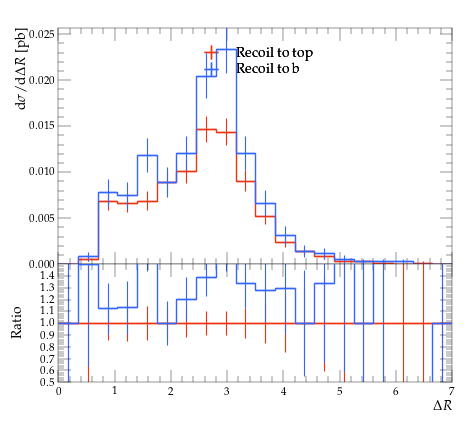

This chart was generated by the following Python code:
#! /usr/bin/env python

# This Python script was auto-generated using YODA v2.0.2.
# Analysis object: /MC_TTBAR/onelep_jetb_1_jetl_1_dR
# Timestamp: 31-07-2026 (12:23:22)

import matplotlib as mpl
import matplotlib.pyplot as plt
mpl.use('Agg') # comment out for interactive use
import os
import numpy as np

plotDir = os.path.split(os.path.realpath(__file__))[0]
if 'YODA_USER_PLOT_PATH' in globals():
    plot_outdir = globals()['YODA_USER_PLOT_PATH']
else:
    plot_outdir = plotDir

#plot style
plt.style.use(os.path.join(plotDir, '../default.mplstyle'))
# plot metadata
figW, figH = plt.rcParams['figure.figsize']
ax_xLabel = r'$\Delta R$'
ax_yLabel = r'$\mathrm{d}\sigma/\mathrm{d}\Delta R$ [pb]'
ax_title  = r''
ax_xScale = 'linear'
ax_yScale = 'linear'
xLims = (0.0, 7.0)
yLims = (0.0, 0.025709497)

# TeX-friendly labels for the legend
labels = {
    'legend' : ([ r"Recoil to top", r"Recoil to b" ], r""),
}

# Adjust canvas width and height
canvasW = 10.0
canvasH = 9.0
figW *= canvasW/10.
figH *= canvasH/9.

# Create figure and axis objects
fig, (ax, ratio0_ax) = plt.subplots(2, 1, sharex=True,
                  figsize=(figW,figH), gridspec_kw={'height_ratios': (6.0, 3.0)})

# Set figure margins
plt.subplots_adjust(
    left   = 1.0 * plt.rcParams['figure.subplot.left'],
    right  = 1.0 * plt.rcParams['figure.subplot.right'],
    top    = 1.0 * plt.rcParams['figure.subplot.top'],
    bottom = 1.0 * plt.rcParams['figure.subplot.bottom'])

ratio0_ax.yaxis.set_major_locator(mpl.ticker.MultipleLocator(0.1))
ratio0_ax.set_ylim(0.5, 1.4999)
ratio0_ax.set_ylabel('Ratio')

# the numerical data is stored in a separate file
dataf = dict()
prefix = os.path.split(__file__)[0]
if prefix:    prefix = prefix + '/'
exec(open(prefix+'onelep_jetb_1_jetl_1_dR__data.py').read(), dataf)


legend_handles = dict() # keep track of handles for the legend

# style options for curves
# starts at zorder>=5 to draw curve on top of legend
styles = {
  'recoil_t': {
    'color' : '#EE3311',
    'linestyle' : '-',
    'linewidth' : 1,
    'marker' : 'none',
    'markersize' : 2,
    'capsize' : 0.0,
    'zorder' : 5,
    'histstyle' : 1,
    'drawstyle' : 'steps-pre',
    'xerrorbars' : 1,
    'yerrorbars' : 1,
    'fillcolor' : None,
    'fillopacity' : 1.0,
    'ratio0_linestyle' : '-',
    'ratio0_linewidth' : 1,
    'ratio0_marker' : 'none',
    'ratio0_markersize' : 2,
    'ratio0_capsize' : 0.0,
    'ratio0_zorder' : 5,
    'ratio0_histstyle' : 1,
    'ratio0_drawstyle' : 'steps-pre',
    'ratio0_xerrorbars' : 1,
    'ratio0_yerrorbars' : 1,
  },
  'recoil_b': {
    'color' : '#3366FF',
    'linestyle' : '-',
    'linewidth' : 1,
    'marker' : 'none',
    'markersize' : 2,
    'capsize' : 0.0,
    'zorder' : 6,
    'histstyle' : 1,
    'drawstyle' : 'steps-pre',
    'xerrorbars' : 1,
    'yerrorbars' : 1,
    'fillcolor' : None,
    'fillopacity' : 1.0,
    'ratio0_linestyle' : '-',
    'ratio0_linewidth' : 1,
    'ratio0_marker' : 'none',
    'ratio0_markersize' : 2,
    'ratio0_capsize' : 0.0,
    'ratio0_zorder' : 6,
    'ratio0_histstyle' : 1,
    'ratio0_drawstyle' : 'steps-pre',
    'ratio0_xerrorbars' : 1,
    'ratio0_yerrorbars' : 1,
  },
}

# curve from input yoda files in main panel
for label, yvals in dataf['yvals'].items():
    if all(np.isnan(v) for v in dataf['yvals'][label]):
        continue
    tmp = None
    if styles[label]['histstyle']: # draw as histogram
        xpos = dataf['xedges'][label] if styles[label]['drawstyle'] else dataf['xpoints'][label]
        ypos = np.insert(yvals, 0, yvals[0]) if styles[label]['drawstyle'] else yvals
        if styles[label]['fillcolor']: # fill area below curve
            ax.fill_between(xpos, ypos, step='pre',
                            color=styles[label]['fillcolor'],
                            alpha=styles[label]['fillopacity'])
        tmp, = ax.plot(xpos, ypos,
                       color=styles[label]['color'],
                       linestyle=styles[label]['linestyle'],
                       linewidth=styles[label]['linewidth'],
                       drawstyle=styles[label]['drawstyle'], solid_joinstyle='miter',
                       zorder=styles[label]['zorder'], label=label)
    tmp = ax.errorbar(dataf['xpoints'][label], yvals,
                      xerr=np.array(dataf['xerrs'][label])*styles[label]['xerrorbars'],
                      yerr=np.array(dataf['yerrs'][label])*styles[label]['yerrorbars'],
                      fmt=styles[label]['marker'], capsize=styles[label]['capsize'],
                      markersize=styles[label]['markersize'],
                      ecolor=styles[label]['color'],
                      color=styles[label]['color'], zorder=styles[label]['zorder'])
    tmp[-1][0].set_linestyle(styles[label]['linestyle'])
    tmp[-1][0].set_linewidth(styles[label]['linewidth'])
    if label in dataf['add_legend_handle']:  legend_handles[label] = tmp
    for varLabel in dataf['variation_yvals'].keys():
        if varLabel.startswith(label):
            tmp, = ax.plot(dataf['xedges'][label], dataf['variation_yvals'][varLabel],
                           color=styles[label]['color'],
                           linestyle=styles[label]['linestyle'],
                           linewidth=styles[label]['linewidth'],
                           drawstyle='steps-pre', solid_joinstyle='miter',
                           zorder=styles[label]['zorder'], alpha=0.5)


# plots on ratio panel
# curve from input yoda files in ratio panel
for label, yvals in dataf['ratio0_yvals'].items():
    if all(np.isnan(v) for v in yvals):
        continue
    if styles[label]['ratio0_histstyle']: # plot as histogram
        xpos = dataf['xedges']['recoil_t'] if styles[label]['ratio0_drawstyle'] else dataf['xpoints']['recoil_t']
        ypos = np.insert(yvals, 0, yvals[0]) if styles[label]['ratio0_drawstyle'] else yvals
        ratio0_ax.plot(xpos, ypos,
                       color=styles[label]['color'],
                       linewidth=styles[label]['linewidth'],
                       linestyle=styles[label]['ratio0_linestyle'],
                       drawstyle=styles[label]['ratio0_drawstyle'], zorder=styles[label]['zorder'],
                       solid_joinstyle='miter')
    tmp = ratio0_ax.errorbar(dataf['xpoints']['recoil_t'], yvals,
                             xerr=np.array(dataf['ref_xerrs'])*styles[label]['ratio0_xerrorbars'],
                             yerr=np.array(dataf['ratio0_yerrs'][label])*styles[label]['ratio0_yerrorbars'],
                             fmt=styles[label]['ratio0_marker'], capsize=styles[label]['ratio0_capsize'],
                             markersize=styles[label]['ratio0_markersize'],
                             ecolor=styles[label]['color'],
                             color=styles[label]['color'])
    tmp[-1][0].set_linestyle(styles[label]['ratio0_linestyle'])
    tmp[-1][0].set_linewidth(styles[label]['ratio0_linewidth'])

    for varlabel in dataf['ratio0_variation_vals'].keys():
        if varlabel.startswith(label):
            ratio0_ax.plot(dataf['xedges']['recoil_t'],
                            dataf['ratio0_variation_vals'][varlabel],
                            color=styles[label]['color'],
                            linestyle=styles[label]['linestyle'],
                            linewidth=styles[label]['linewidth'],
                            drawstyle='steps-pre', solid_joinstyle='miter',
                            zorder=1, alpha=0.5)

legend_items = list(legend_handles.values())
ax.add_artist(ax.legend(legend_items,
                        labels['legend'][0],
                        title=labels['legend'][1],
                        alignment='left',
                        loc='upper center',
                        bbox_to_anchor=(0.5, 0.97)))

# set plot metadata as defined above
ratio0_ax.set_xlabel(ax_xLabel)
ratio0_ax.xaxis.set_label_coords(1., -0.15)
ax.set_ylabel(ax_yLabel, ha='right', va='top')
ax.yaxis.set_label_coords(-0.11, 1.0)
ax.set_title(ax_title, loc='left')
ax.set_xscale(ax_xScale)
ax.set_yscale(ax_yScale)
ax.set_xlim(xLims)
ax.set_ylim(yLims)

# tick formatting
plt.rcParams['xtick.top'] = True
plt.rcParams['ytick.right'] = True
fig.align_ylabels((ax, ratio0_ax))
plt.savefig(os.path.join(plot_outdir, 'onelep_jetb_1_jetl_1_dR.pdf'), format='PDF')
plt.savefig(os.path.join(plot_outdir, 'onelep_jetb_1_jetl_1_dR.png'), format='PNG')

plt.close(fig)
